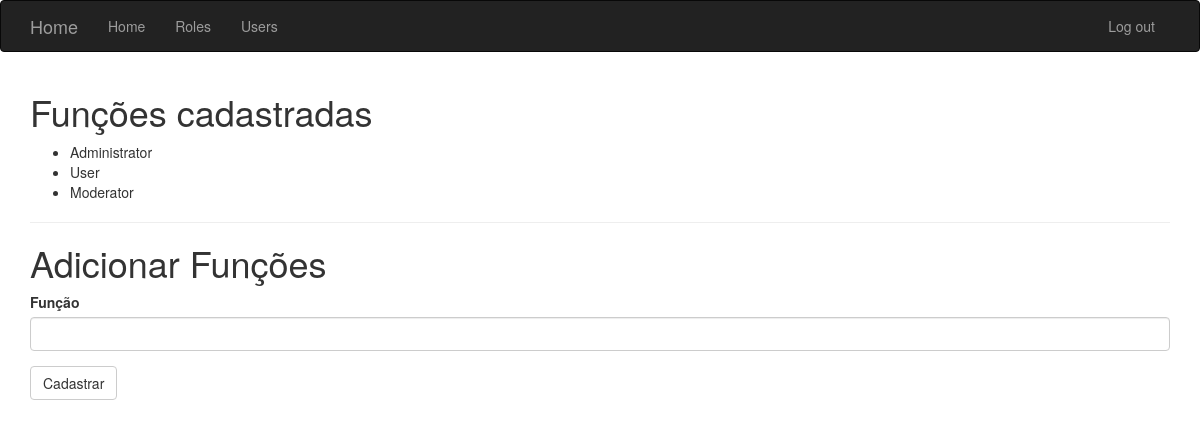
/role/add (signed in), run on the app's committed database.
### app/models.py (models this page shows, shortened)
class Role(db.Model):
    __tablename__ = 'roles'
    id = db.Column(db.Integer, primary_key=True)
    name = db.Column(db.String(64), unique=True)
    default = db.Column(db.Boolean, default=False, index=True)
    permissions = db.Column(db.Integer)
    users = db.relationship('User', backref='role')

### app/main/views.py (the view, shortened to what this page needs)
@main.route('/role/add', methods=['GET', 'POST'])
@login_required
def add_role():
    form = RoleForm()
    roles = Role.query.all()
    return render_template('add_role.html', form=form, roles=roles)

### app/main/forms.py (shortened to what this page needs)
class RoleForm(FlaskForm):
    name = StringField('Função', validators=[
        DataRequired()
    ])
    submit = SubmitField('Cadastrar')

### app/models.py (called while the page is built)
@login_manager.user_loader
def load_user(user_id):
    return User.query.get(int(user_id))

### app/templates/add_role.html
{% extends "base.html" %}
{% import "bootstrap/wtf.html" as wtf %}
{% block page_content %}
    <h1>Funções cadastradas</h1>
    <ul>
    {% for role in roles %}
            <li>{{ role.name }} </li>
    {% endfor %}
    </ul>
    <hr>
    <h1>Adicionar Funções</h1>
    {{ wtf.quick_form(form) }}
{% endblock %}

### data on the page
Role: name "Administrator"
Role: name "User"
Role: name "Moderator"
